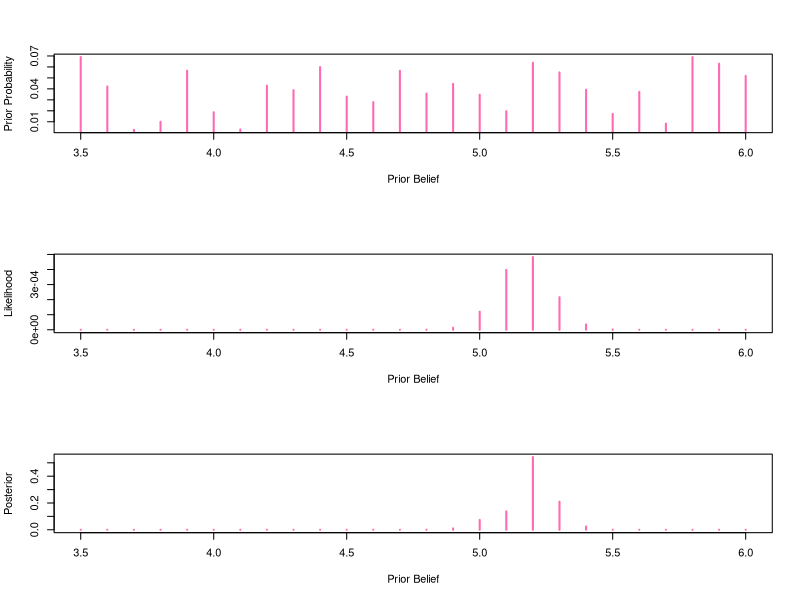

Recreate this plot in R.
## ---- chunk 1
knitr::opts_chunk$set(echo = TRUE)
## ---- chunk 2
set.seed( 666 ) 
mu <- 5.2 
variance <- 0.1
n <-  10
dat <- round( rnorm( n, mu, sqrt( variance ) ), digits = 4 )
## ---- chunk 3
prior_mu <- seq( 3.5, 6, 0.1 )
weights_mu <- runif( length( prior_mu ) )
prior_prob <- weights_mu / sum( weights_mu )

## ---- chunk 4
likeli <- sapply( prior_mu, 
                  function( x, Dat, Variance ) 
                    {
                    prod( dnorm( Dat, mean = x, sd = sqrt( Variance ) ) ) 
                    },
                  Dat = dat, 
                  Variance = variance )
posterior <- ( likeli * prior_prob ) / sum( likeli * prior_prob )


## ---- chunk 5
par( mfrow = c( 3, 1 ) )
plot( prior_mu, prior_prob, type = "h", xlab = "Prior Belief", ylab = "Prior Probability", col = "hotpink", lwd = 2 )
plot( prior_mu, likeli, type = "h", xlab = "Prior Belief", ylab = "Likelihood", col = "hotpink", lwd = 2 )
plot( prior_mu, posterior, type = "h", xlab = "Prior Belief", ylab = "Posterior", col = "hotpink", lwd = 2 )
## ---- chunk 6
Result <- prior_mu[ which( posterior == max( posterior ) ) ]
( Result )
sort( dat )
dat[ which( abs( dat - Result ) == min( abs( dat - Result ) ) ) ]
